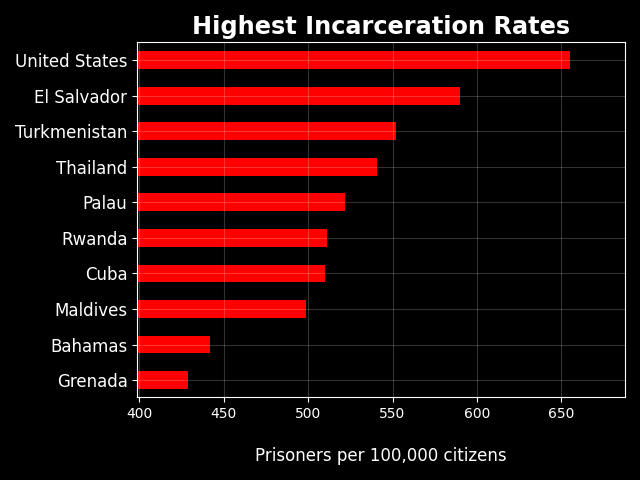

This figure's Python source:
import matplotlib as mpl
import matplotlib.pyplot as plt
import pandas as pd

file = open("C:\\Users\\Yanga\\Datasets\\incarceration_rates.xlsx", "rb")
df = pd.read_excel(file)

df.set_index("Country", inplace=True)

plt.style.use("dark_background")

plt.figure(figsize=(8,8))
df.plot(kind="barh", legend=None, color="red")

plt.gca().invert_yaxis()
plt.title("Highest Incarceration Rates", weight="bold", fontsize="xx-large")
plt.xlabel("\nPrisoners per 100,000 citizens", fontsize="large")
plt.ylabel("")
plt.xticks()
plt.yticks(fontsize="large")
plt.grid(alpha=0.2)

plt.tight_layout()
plt.show()
